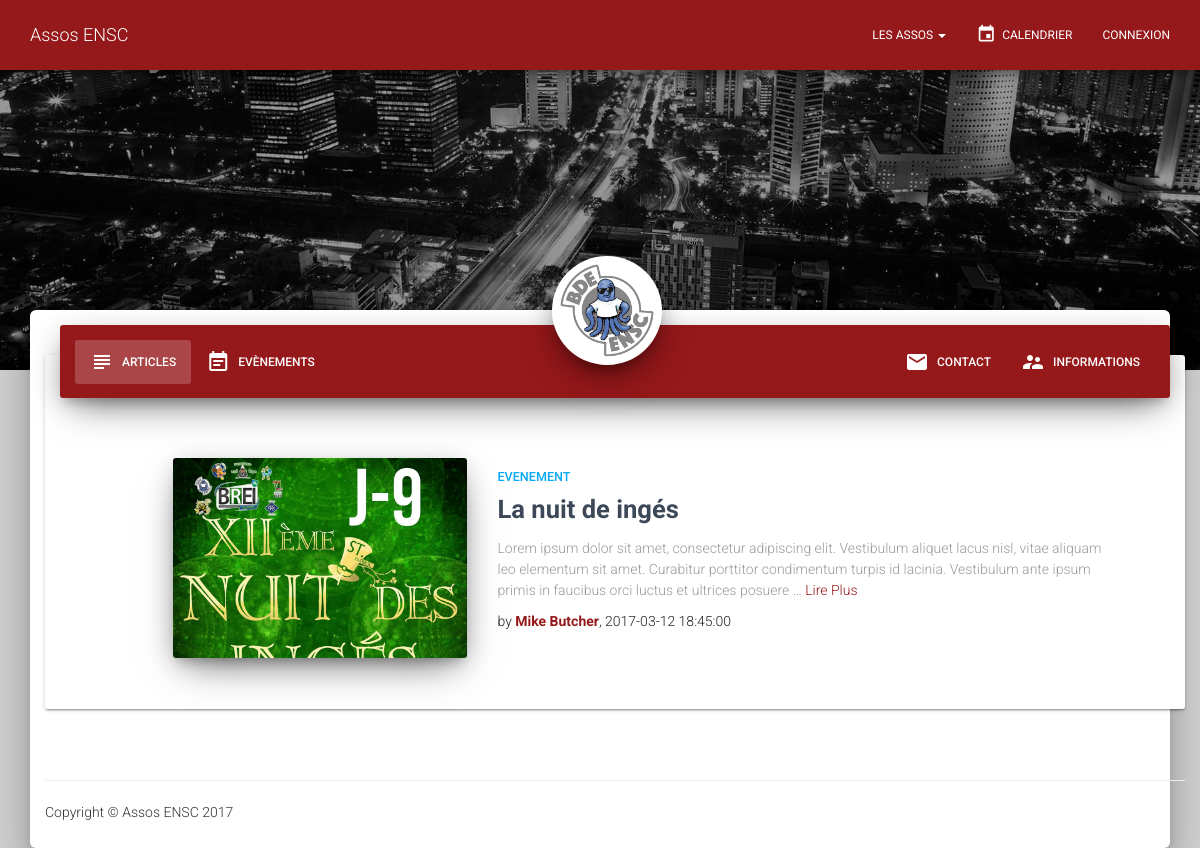
The app's page /pageAsso.php?asso_id=1 with its own data.
### tables this page shows
create table ARTICLE (
    arti_id integer not null primary key auto_increment,
    asso_id integer not null,
    cate_id integer not null,
    arti_titre varchar(50) not null,
    arti_texte text,
    arti_dateHeure datetime not null,
    arti_photo varchar(150),
    foreign key (asso_id) references ASSOCIATION (asso_id),
    foreign key (cate_id) references CATEGORIE (cate_id)
);

create table CATEGORIE (
    cate_id integer not null primary key auto_increment,
    cate_nom varchar(50) not null
);

### includes/requeteArticlesAsso.php (called while the page is built, shortened)
<?php
$stmt = $pdo->prepare("SELECT arti_id, asso_id, arti_titre, SUBSTRING(arti_texte, 1, 250) as texteCourt, arti_dateHeure, arti_photo, cate_nom FROM ARTICLE, CATEGORIE WHERE asso_id=$asso_id AND ARTICLE.cate_id=CATEGORIE.cate_id");
$stmt->execute();
$articles = $stmt->fetchAll(PDO::FETCH_OBJ);
?>

### pageAsso.php (the view, shortened to what this page needs)
<?php
if(isset($_GET['asso_id']))
    $asso_id = $_GET['asso_id'];
include('includes/connect.php');
?>
<!DOCTYPE html>
<html lang="fr">
<?php
include('includes/head.php');
?>
<body>
    <?php
    include('includes/nav.php');
    ?>
    <div class="wrapper">
        <div class="header header-filter" style="background-image: url('lib/material-kit/img/examples/city.jpg');"></div>
        <div class="avatar">
            <img src="images/bde.jpg" alt="Circle Image" class="img-circle img-responsive img-raised">
        </div>
        <div class="main main-raised">
            <div class="container">
                <div class="card card-nav-tabs">
                    <div class="header">
                        <div class="nav-tabs-navigation">
                            <div class="nav-tabs-wrapper">
                                <ul class="nav nav-tabs" data-tabs="tabs">
                                    <li class="active">
                                        <a href="#articles" data-toggle="tab">
                                            <i class="material-icons">subject</i>
                                            Articles
                                        </a>
                                    </li>
                                    <li>
                                        <a href="#evenements" data-toggle="tab">
                                            <i class="material-icons">event_note</i>
                                            Evènements
                                        </a>
                                    </li>
                                    <li class="pull-right">
                                        <a href="#infos" data-toggle="tab">
                                            <i class="material-icons">supervisor_account</i>
                                            Informations
                                        </a>
                                    </li>
                                    <li class="pull-right">
                                        <a href="#contact" data-toggle="tab">
                                            <i class="material-icons">email</i>
                                            Contact
                                        </a>
                                    </li>
                                </ul>
                            </div>
                        </div>
                    </div>
                    <div class="content">
                        <div class="tab-content">
                            <div class="tab-pane active" id="articles">
                                <div class="container">
                                    <div class="row">
                                        <div class="col-md-10 col-md-offset-1">
                                            <?php
                                            include('includes/requeteArticlesAsso.php');
                                            foreach ($articles as $a) {
                                                echo '<div class="card card-plain card-blog">
                                                <div class="row">
                                                    <div class="col-md-4">
                                                        <div class="card-image">
                                                            <div class="img-article img-raised" style="background-image:url('.$a->arti_photo.')"></div>
                                                            <div class="ripple-container"></div>
                                                        </div>
                                                    </div>
                                                    <div class="col-md-8">
                                                        <h6 class="category text-info">'.$a->cate_nom.'</h6>
                                                        <h3 class="card-title">
                                                            <a href="#pablo">'.$a->arti_titre.'</a>
                                                        </h3>
                                                        <p class="card-description">'.$a->texteCourt.'… <a href="#pablo"> Lire Plus </a></p>
                                                        <p class="author">
                                                            by <a href="#pablo"><b>Mike Butcher</b></a>, '.$a->arti_dateHeure.'
                                                        </p>
                                                    </div>
                                                </div>
                                            </div>';
                                        }
                                        ?>
                                    </div>
                                </div>
                            </div>
                        </div>
                    </div>
                </div>
            </div>
            <?php
            include('includes/footer.php');
            ?>
        </div>
    </div>
</div>
</body>
</html>

### includes/head.php (shortened to what this page needs)
<head>
    <link rel="stylesheet" href="https://maxcdn.bootstrapcdn.com/font-awesome/latest/css/font-awesome.min.css" />
    <link href="lib/bootstrap/css/bootstrap.min.css" rel="stylesheet" />
    <link href="lib/material-kit/css/material-kit.css" rel="stylesheet"/>
    <link href="css/style.css" rel="stylesheet"/>
    <?php
    $page = explode('/', $_SERVER['PHP_SELF']);
    if(end($page) == "pageAsso.php")
    {
            echo '<link href="css/stylePageAsso.php?asso_id='.$asso_id.'" rel="stylesheet" type="text/css" media="all" />';
    }
    ?>
</head>

### includes/nav.php (shortened to what this page needs)
<nav class="navbar navbar-fixed-top" role="navigation">
    <div class="container">
        <div class="navbar-header">
            <a class="navbar-brand" href="index.php">Assos ENSC</a>
        </div>
        <div class="collapse navbar-collapse" id="bs-example-navbar-collapse-1">
            <ul class="nav navbar-nav navbar-right">
                <li class="dropdown">
                    <a href="#" class="dropdown-toggle" data-toggle="dropdown">Les Assos <b class="caret"></b></a>
                </li>
                <li>
                    <a href="calendrier.php"><i class="material-icons">event</i> Calendrier</a>
                </li>
                    <?php
                    if(!isset($_SESSION['NOM_USER']))
                        echo '<li><a id="customBtn">Connexion</a></li>';
                    ?>
            </ul>
        </div>
    </div>
</nav>

### includes/footer.php
<footer>
    <hr>
    <div class="row">
        <div class="col-lg-12">
            <p>Copyright &copy; Assos ENSC 2017</p>
        </div>
    </div>
</footer>

### css/style.css (style rules this page uses)
.wrapper { margin-top: 70px; }
.header-filter { position: relative; }

### records on screen
article: arti_photo (picture), cate.cate_nom "EVENEMENT", arti_titre "La nuit de ingés", texteCourt "Lorem ipsum dolor sit amet, consectetur adipiscing elit. Vestibulum aliquet lacus nisl, vitae aliquam leo elementum sit amet. Curabitur porttitor condimentum turpis id lacinia. Vestibulum ante ipsum primis in faucibus orci luctus et ultrices posuere", arti_dateHeure "2017-03-12 18:45:00"
